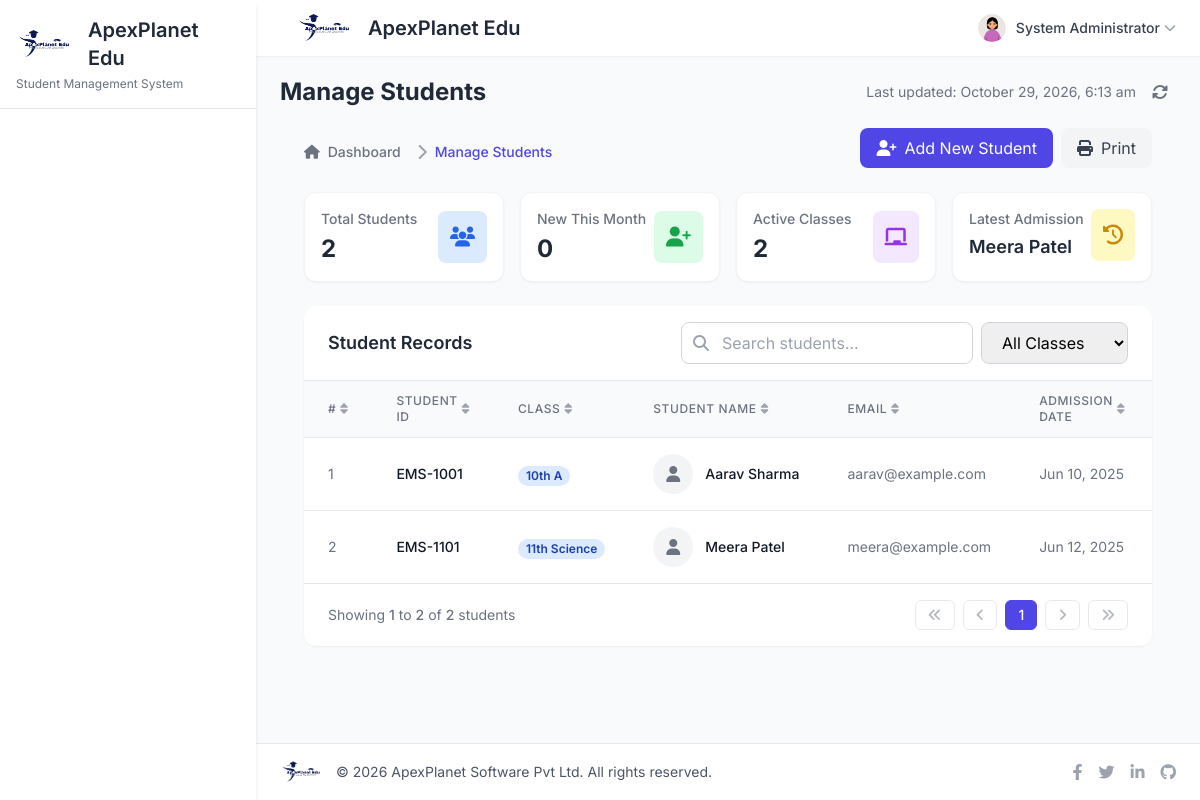
The app's page /manage-students.php (signed in) with its own data.
### tables this page shows
CREATE TABLE `tblstudent` (
  `ID` int(10) NOT NULL AUTO_INCREMENT,
  `StudentName` varchar(200) DEFAULT NULL,
  `StudentEmail` varchar(200) DEFAULT NULL,
  `StudentClass` varchar(100) DEFAULT NULL,
  `Gender` varchar(50) DEFAULT NULL,
  `DOB` date DEFAULT NULL,
  `StuID` varchar(200) DEFAULT NULL,
  `FatherName` mediumtext DEFAULT NULL,
  `MotherName` mediumtext DEFAULT NULL,
  `ContactNumber` bigint(10) DEFAULT NULL,
  `AltenateNumber` bigint(10) DEFAULT NULL,
  `Address` mediumtext DEFAULT NULL,
  `UserName` varchar(200) DEFAULT NULL,
  `Password` varchar(200) DEFAULT NULL,
  `Image` varchar(200) DEFAULT NULL,
  `DateofAdmission` timestamp NULL DEFAULT CURRENT_TIMESTAMP,
  PRIMARY KEY (`ID`),
  UNIQUE KEY `uq_tblstudent_stuid` (`StuID`),
  UNIQUE KEY `uq_tblstudent_username` (`UserName`),
  KEY `idx_tblstudent_class` (`StudentClass`),
  KEY `idx_tblstudent_admission` (`DateofAdmission`)
);

CREATE TABLE `tblclass` (
  `ID` int(10) NOT NULL AUTO_INCREMENT,
  `ClassName` varchar(100) NOT NULL,
  `Section` varchar(100) NOT NULL,
  `CreationDate` timestamp NULL DEFAULT CURRENT_TIMESTAMP,
  PRIMARY KEY (`ID`),
  KEY `idx_tblclass_name_section` (`ClassName`, `Section`)
);

### manage-students.php (the view, shortened to what the rows shown need)
<?php
include('includes/dbconnection.php');
if (strlen($_SESSION['sturecmsaid']) == 0) {
    header('location:logout.php');
} else {
    $pageTitle = 'Manage Students';
    include_once('includes/header.php');
?>
<div class="px-6 py-4">
    <div class="grid grid-cols-1 md:grid-cols-4 gap-4 mb-6">
        <div class="bg-white p-4 rounded-xl shadow-sm border border-gray-100">
            <div class="flex items-center justify-between">
                <div>
                    <p class="text-sm font-medium text-gray-500">Latest Admission</p>
                    <h3 class="text-lg font-semibold text-gray-800 mt-1">
                        <?php
                        $sql = "SELECT StudentName FROM tblstudent ORDER BY ID DESC LIMIT 1";
                        $query = $dbh->prepare($sql);
                        $query->execute();
                        $result = $query->fetch(PDO::FETCH_OBJ);
                        echo $result ? htmlentities($result->StudentName) : 'N/A';
                        ?>
                    </h3>
                </div>
            </div>
        </div>
    </div>
    <div class="bg-white rounded-xl shadow-sm overflow-hidden">
        <div class="overflow-x-auto">
            <table class="min-w-full divide-y divide-gray-200" id="studentTable">
                <thead class="bg-gray-50">
                    <tr>
                        <th scope="col" class="px-6 py-3 text-left text-xs font-medium text-gray-500 uppercase tracking-wider cursor-pointer sort-header" data-column="0">
                            <div class="flex items-center">
                                #
                                <i class="fas fa-sort ml-1 text-gray-400"></i>
                            </div>
                        </th>
                        <th scope="col" class="px-6 py-3 text-left text-xs font-medium text-gray-500 uppercase tracking-wider cursor-pointer sort-header" data-column="1">
                            <div class="flex items-center">
                                Student ID
                                <i class="fas fa-sort ml-1 text-gray-400"></i>
                            </div>
                        </th>
                        <th scope="col" class="px-6 py-3 text-left text-xs font-medium text-gray-500 uppercase tracking-wider cursor-pointer sort-header" data-column="2">
                            <div class="flex items-center">
                                Class
                                <i class="fas fa-sort ml-1 text-gray-400"></i>
                            </div>
                        </th>
                        <th scope="col" class="px-6 py-3 text-left text-xs font-medium text-gray-500 uppercase tracking-wider cursor-pointer sort-header" data-column="3">
                            <div class="flex items-center">
                                Student Name
                                <i class="fas fa-sort ml-1 text-gray-400"></i>
                            </div>
                        </th>
                        <th scope="col" class="px-6 py-3 text-left text-xs font-medium text-gray-500 uppercase tracking-wider cursor-pointer sort-header" data-column="4">
                            <div class="flex items-center">
                                Email
                                <i class="fas fa-sort ml-1 text-gray-400"></i>
                            </div>
                        </th>
                        <th scope="col" class="px-6 py-3 text-left text-xs font-medium text-gray-500 uppercase tracking-wider cursor-pointer sort-header" data-column="5">
                            <div class="flex items-center">
                                Admission Date
                                <i class="fas fa-sort ml-1 text-gray-400"></i>
                            </div>
                        </th>
                        <th scope="col" class="px-6 py-3 text-left text-xs font-medium text-gray-500 uppercase tracking-wider">Actions</th>
                    </tr>
                </thead>
                <tbody class="bg-white divide-y divide-gray-200">
                    <?php
                    $pageno = isset($_GET['pageno']) ? (int) $_GET['pageno'] : 1;
                    $no_of_records_per_page = 15;
                    $offset = ($pageno-1) * $no_of_records_per_page;
                    $sql = "SELECT tblstudent.StuID, tblstudent.ID as sid, tblstudent.StudentName, tblstudent.StudentEmail,
                            tblstudent.DateofAdmission, tblclass.ClassName, tblclass.Section
                            FROM tblstudent JOIN tblclass ON tblclass.ID = tblstudent.StudentClass
                            LIMIT $offset, $no_of_records_per_page";
                    $query = $dbh->prepare($sql);
                    $query->execute();
                    $results = $query->fetchAll(PDO::FETCH_OBJ);
                    $cnt = 1;
                    if($query->rowCount() > 0) {
                        foreach($results as $row) {
                    ?>
                    <tr class="hover:bg-gray-50 transition-colors">
                        <td class="px-6 py-4 whitespace-nowrap text-sm text-gray-500"><?php echo htmlentities($cnt + $offset); ?></td>
                        <td class="px-6 py-4 whitespace-nowrap text-sm font-medium text-gray-900"><?php echo htmlentities($row->StuID); ?></td>
                        <td class="px-6 py-4 whitespace-nowrap">
                            <span class="px-2 inline-flex text-xs leading-5 font-semibold rounded-full bg-blue-100 text-blue-800">
                                <?php echo htmlentities($row->ClassName); ?> <?php echo htmlentities($row->Section); ?>
                            </span>
                        </td>
                        <td class="px-6 py-4 whitespace-nowrap">
                            <div class="flex items-center">
                                <div class="flex-shrink-0 h-10 w-10 bg-gray-100 rounded-full flex items-center justify-center mr-3">
                                    <i class="fas fa-user text-gray-500"></i>
                                </div>
                                <div class="text-sm font-medium text-gray-900"><?php echo htmlentities($row->StudentName); ?></div>
                            </div>
                        </td>
                        <td class="px-6 py-4 whitespace-nowrap text-sm text-gray-500"><?php echo htmlentities($row->StudentEmail); ?></td>
                        <td class="px-6 py-4 whitespace-nowrap text-sm text-gray-500">
                            <?php echo date('M d, Y', strtotime($row->DateofAdmission)); ?>
                        </td>
                        <td class="px-6 py-4 whitespace-nowrap text-sm font-medium">
                        </td>
                    </tr>
                    <?php
                        $cnt++;
                        }
                    } ?>
                </tbody>
            </table>
        </div>
    </div>
</div>
<?php include_once('includes/footer.php'); ?>
<?php } ?>

### includes/header.php (shortened to what the rows shown need)
<!DOCTYPE html>
<html lang="en">
  <head>
    <script src="https://cdn.tailwindcss.com"></script>
    <link rel="stylesheet" href="https://cdnjs.cloudflare.com/ajax/libs/font-awesome/6.4.0/css/all.min.css">
    <link href="https://unpkg.com/aos@2.3.1/dist/aos.css" rel="stylesheet">
  </head>
  <body class="bg-gray-50">
    <div id="page" class="hidden">
      <div class="flex h-screen overflow-hidden">
        <div class="relative flex flex-col flex-1 overflow-y-auto overflow-x-hidden lg:ml-64">
          <nav class="sticky top-0 z-10 bg-white shadow-sm">
            <div class="px-6 py-3 flex items-center justify-between">
              <div class="flex items-center space-x-4">
                <div class="relative">
                  <button class="flex items-center focus:outline-none" id="userMenuButton">
                    <?php
                    $aid = $_SESSION['sturecmsaid'];
                    $sql = "SELECT * from tbladmin where ID=:aid";
                    $query = $dbh->prepare($sql);
                    $query->bindParam(':aid', $aid, PDO::PARAM_STR);
                    $query->execute();
                    $results = $query->fetchAll(PDO::FETCH_OBJ);
                    if($query->rowCount() > 0) {
                      foreach($results as $row) {
                    ?>
                    <img class="h-8 w-8 rounded-full object-cover" src="assets/images/faces/face8.jpg" alt="Profile">
                    <span class="ml-2 text-sm font-medium text-gray-700 hidden md:inline"><?php echo htmlentities($row->AdminName); ?></span>
                    <i class="fas fa-chevron-down ml-1 text-gray-400 text-xs"></i>
                    <?php }} ?>
                  </button>
                </div>
              </div>
            </div>
          </nav>
          <main class="flex-1 pb-8">
            <div class="px-6 py-4">
              <div class="flex items-center justify-between">
                <h2 class="text-2xl font-bold text-gray-800"><?php echo $pageTitle; ?></h2>
              </div>

### records on screen
tblstudent: StudentName "Meera Patel", offset "2", StuID "EMS-1101", tblclass.ClassName "11th", tblclass.Section "Science", StudentEmail "meera@example.com", DateofAdmission "Jun 12, 2025"
tblstudent: offset "1", StuID "EMS-1001", tblclass.ClassName "10th", tblclass.Section "A", StudentName "Aarav Sharma", StudentEmail "aarav@example.com", DateofAdmission "Jun 10, 2025"

### other values on screen
$row->AdminName "System Administrator"
$pageTitle "Manage Students"
$result->total "2"
$result->total "0"
$offset + 1 "1"
min($offset + $no_of_records_per_page, $total_rows) "2"
$total_rows "2"
